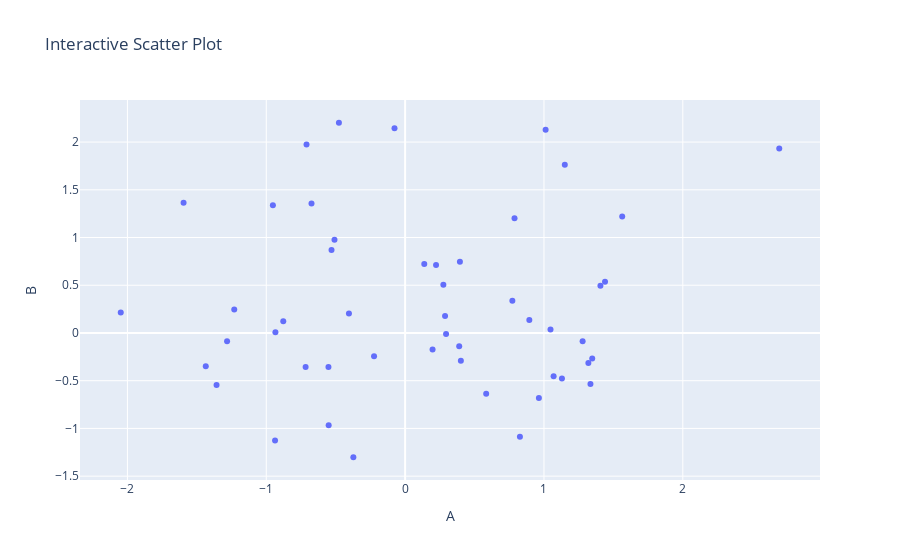

Write notebook code for a chart like this one.
### Code cell
# Step 6: Create an interactive Plotly plot
print("\nCreating Interactive Plotly Plot:")
fig = px.scatter(df_1, x='A', y='B', title='Interactive Scatter Plot')
fig.show()

### Figure 1 — Plotly figure (JSON) as saved in the notebook; plotly's stock layout.template omitted (floating-point values rounded to 4 significant figures)
{"data": [{"hovertemplate": "A=%{x}<br>B=%{y}<extra></extra>", "legendgroup": "", "marker": {"color": "#636efa", "symbol": "circle"}, "mode": "markers", "name": "", "orientation": "v", "showlegend": false, "type": "scatter", "x": [-0.3728, -0.552, 1.047, -0.9341, 0.3947, -0.07639, -1.595, -2.048, -1.23, -0.7165, -1.358, 1.564, 0.1978, 0.9636, 0.3897, 0.8947, -0.5299, 1.13, -0.4045, 2.695, 1.012, 0.138, 1.335, 1.32, 1.348, -0.9523, -0.5086, -0.2237, 1.44, -0.7099, 0.8269, 0.2229, -0.5505, 0.2878, -1.282, -0.4767, 0.2951, 0.2754, -1.436, -0.9367, 1.278, 1.15, 0.5839, -0.6741, 0.7725, 0.4016, 0.788, 1.407, 1.07, -0.8774], "xaxis": "x", "y": [-1.302, -0.3574, 0.03555, 0.008684, 0.7454, 2.146, 1.365, 0.2135, 0.2464, -0.3556, -0.545, 1.22, -0.1741, -0.6807, -0.1391, 0.1346, 0.8695, -0.477, 0.2042, 1.933, 2.129, 0.7219, -0.5341, -0.315, -0.2683, 1.339, 0.976, -0.2433, 0.5366, 1.975, -1.087, 0.7133, -0.9677, 0.1766, -0.08733, 2.202, -0.00981, 0.5056, -0.3479, -1.126, -0.08785, 1.761, -0.6362, 1.356, 0.3367, -0.2901, 1.202, 0.4934, -0.4531, 0.1232], "yaxis": "y"}], "layout": {"legend": {"tracegroupgap": 0}, "title": {"text": "Interactive Scatter Plot"}, "xaxis": {"anchor": "y", "domain": [0, 1], "title": {"text": "A"}}, "yaxis": {"anchor": "x", "domain": [0, 1], "title": {"text": "B"}}}}
